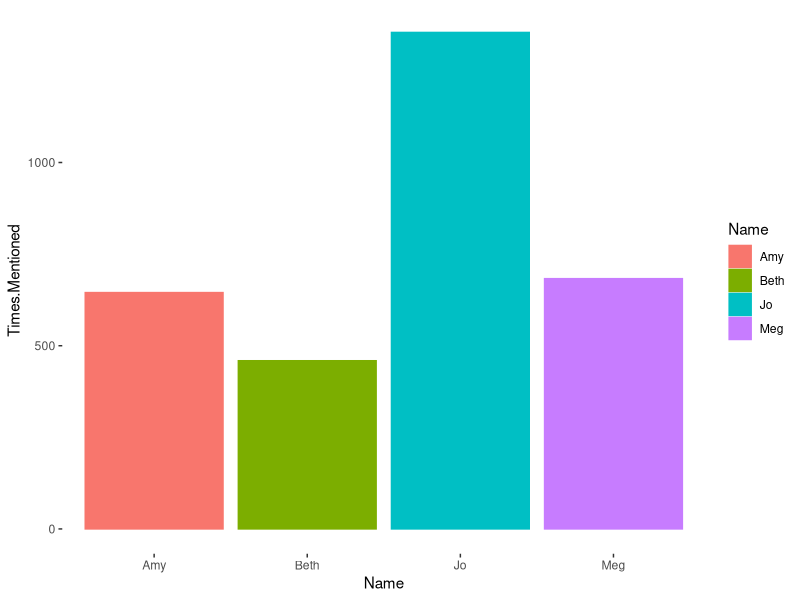

Generate this figure with R:
# Connect RStudio to Git
# Neha Gupta
# nehagupta@arizona.edu
# 2024-02-18

library(ggplot2)
 #Create Data
little_women <- data.frame(
    Name =c("Meg","Jo","Beth","Amy"),
    Times.Mentioned =c(683,1355,459,645)
  )

#Create plot object
LittleWomen_plot <- ggplot(data=little_women, mapping = aes(x=Name, y=Times.Mentioned)) +
  geom_col(aes(color=Name, fill=Name)) +
  theme(panel.background=element_blank())

#Draw plot
print(LittleWomen_plot)
